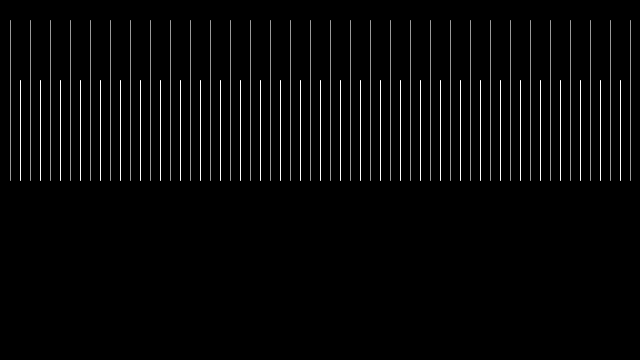
Frame 1 (no input)
Frame 60 (the mouse pressed at the canvas centre just before this capture): identical to frame 1, image omitted
Frame 120 (the mouse held since frame 60 and released just before this capture): identical to frame 1, image omitted

The Processing sketch that drew this single still picture (run headless with seeded random() and noise(); from frame 60 on, the mouse is pressed at the canvas centre):

// Processing sketch: For_example
// ── For_example.pde
void setup() {
  size(640, 360);
  
}


void draw() {
  background(0);
  
  for(int i=10; i< width; i+=10) {
    if(i%20 == 0) {
      stroke(255);
      line(i, 80, i, height/2);
    }else {
      stroke(153);
      line(i, 20, i, 180) ;
    }
  }
  
}
